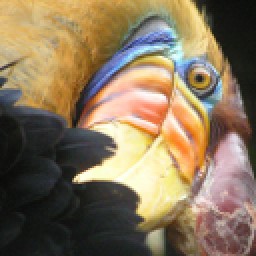
#> input picture test.png, 128 x 128 px (shown 2 times larger)
$ jupyter execute 'Assignment1_Prob2(2).ipynb'
#> lines starting #> are read from the running program, lines starting #| are printed output that depends on the picture; after the words box and inside, x2 and y2 are one past the last pixel; in counts of white or black regions, pixels touching at a corner belong together
<a href="https://colab.research.google.com/github/FarzanaAdiba/ML_Assignment0/blob/main/Assignment1_Prob2(2).ipynb" target="_parent"></a>

[cell 1]
from google.colab.patches import cv2_imshow
import numpy as np
import cv2
img=cv2.imread('test.png',-1)
#> img is the input picture: shape (128, 128, 3); mean B, G, R 91.3, 117.4, 135.4
cv2_imshow(img)
print(img)
#> (printed output is left out)

[cell 2]
img.shape
#> Out = (128, 128, 3)

[cell 3]
p=int(img.shape[0]/2)
#> p = 64
print(p)
#| 64

[cell 4]
q=int(img.shape[1]/2)
#> q = 64
print(q)
#| 64

[cell 5]
for i in range(-25+ p):
  for j in range(-25+q):
    img[i][j]=[0,0,0]
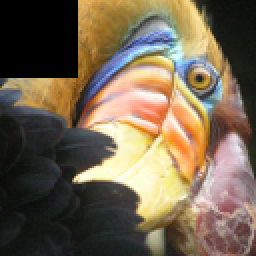
#> img: shape (128, 128, 3) (shown 2 times larger); 9.28% of pixels changed, all inside (x1, y1, x2, y2) = (0, 0, 39, 39)
